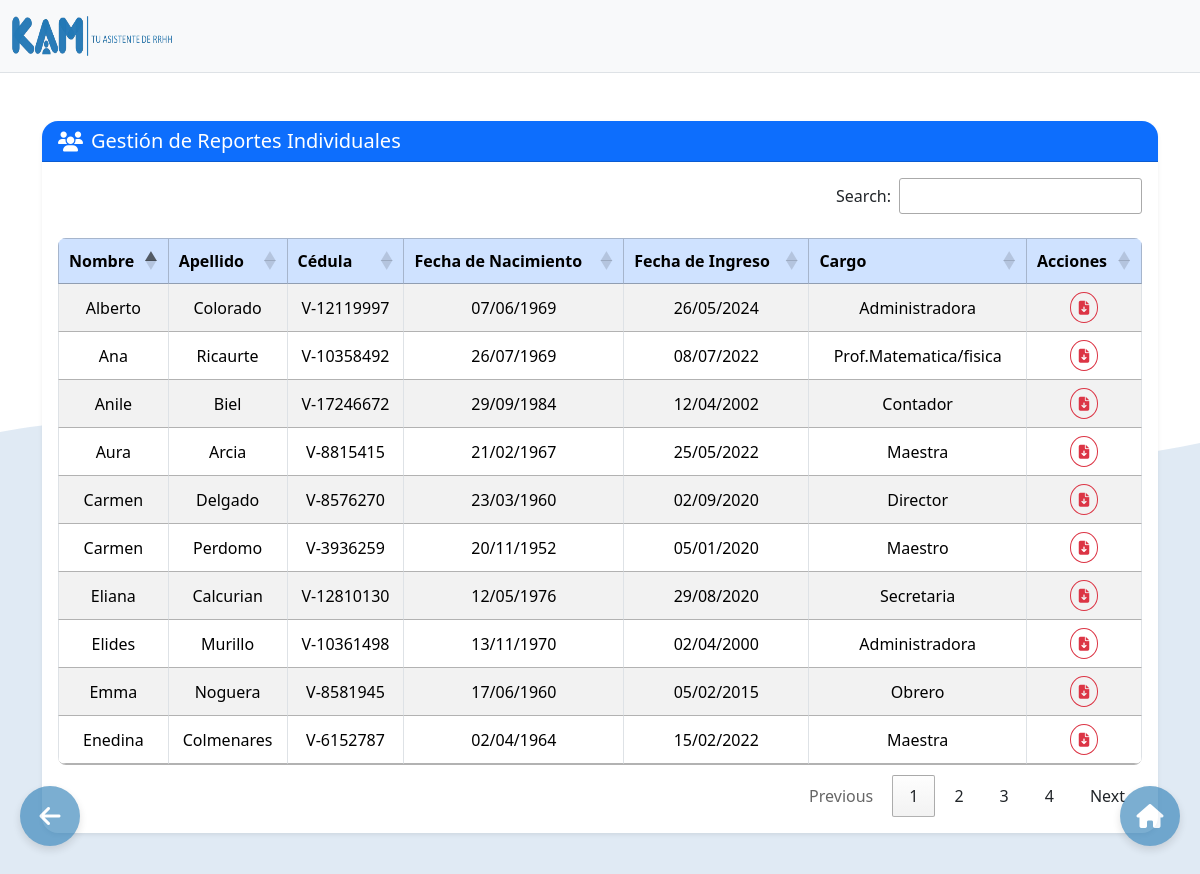
Screenshot of /ReportesIndividuales.php (signed in) with the database file from the repository.
### tables this page shows
CREATE TABLE `persona` (
  `id_personal` int(11) NOT NULL,
  `nombre_personal` varchar(255) NOT NULL,
  `apellido_personal` varchar(255) NOT NULL,
  `cedula_personal` varchar(50) NOT NULL,
  `titulo_personal` varchar(255) NOT NULL,
  `correo_personal` varchar(255) NOT NULL,
  `nacimiento_personal` date NOT NULL,
  `ingreso_personal` date NOT NULL,
  `cargo_personal` varchar(255) NOT NULL,
  `huella_dactilar` mediumblob NOT NULL,
  `nacionalidad_personal` varchar(100) DEFAULT NULL,
  `tipo` enum('Parcial','Tiempo Completo') NOT NULL,
  `activo` tinyint(1) NOT NULL DEFAULT 1
);

### ReportesIndividuales.php (the view, shortened to what this page needs)
<?php
$conn = new mysqli("localhost", "root", "", "base_kam");
$sql = "SELECT id_personal, nombre_personal, apellido_personal, cedula_personal, titulo_personal, correo_personal, nacimiento_personal, ingreso_personal, cargo_personal FROM persona";
$result = $conn->query($sql);
?>
<!DOCTYPE html>
<html lagn="es">
    <head>
        <link rel="stylesheet" href="https://cdn.jsdelivr.net/npm/sweetalert2@11/dist/sweetalert2.min.css">
        <link href="https://cdn.jsdelivr.net/npm/bootstrap@5.3.2/dist/css/bootstrap.min.css" rel="stylesheet">
        <link rel="stylesheet" type="text/css" href="https://cdn.datatables.net/1.11.5/css/jquery.dataTables.css">
        <link rel="stylesheet" href="https://cdnjs.cloudflare.com/ajax/libs/font-awesome/6.5.0/css/all.min.css">
        <link rel="stylesheet" href="https://cdn.datatables.net/1.13.6/css/dataTables.bootstrap5.min.css">
        <link rel="stylesheet" href="Assets/CSS/Reportes.css">
        <link rel="stylesheet" href="Assets/CSS/Asistencia.css">
    </head>
<body>
  <div class="container-fluid py-3 border-bottom">
    <div class="d-flex align-items-center justify-content-between flex-wrap">
      <div class="d-flex align-items-center gap-2">
        <img src="Assets/Images/KAM.png" alt="Logo" width="160" height="40">
      </div>
  </div>
</div>
<div class="container mx-auto my-5">
  <div class="card shadow-sm border-0 rounded-4">
    <div class="card-header bg-primary text-white rounded-top-4 d-flex align-items-center">
      <i class="fas fa-users icon fa-lg me-2"></i>
      <h5 class="mb-0">Gestión de Reportes Individuales</h5>
    </div>
    <div class="card-body rounded-bottom-4">
      <div class="d-flex justify-content-center">
        <div class="table-responsive w-100">
          <table id="miTabla" class="table table-striped table-bordered table-hover align-middle text-center mb-0 rounded-3 overflow-hidden">
            <thead class="table-primary">
              <tr class="mt-4">
                <th>Nombre</th>
                <th>Apellido</th>
                <th>Cédula</th>
                <th>Fecha de Nacimiento</th>
                <th>Fecha de Ingreso</th>
                <th>Cargo</th>
                <th>Acciones</th>
              </tr>
            </thead>
            <tbody>
              <?php
              if ($result->num_rows > 0) {
                while ($row = $result->fetch_assoc()) {
                  echo "<tr>
                          <td>" . htmlspecialchars($row["nombre_personal"]) . "</td>
                          <td>" . htmlspecialchars($row["apellido_personal"]) . "</td>
                          <td>" . htmlspecialchars($row["cedula_personal"]) . "</td>
                          <td>" . date("d/m/Y", strtotime($row['nacimiento_personal'])) . "</td>
                          <td>" . date("d/m/Y", strtotime($row['ingreso_personal'])) . "</td>
                          <td>" . htmlspecialchars($row["cargo_personal"]) . "</td>
                          <td>
                            <a href='PDF/ReporteIndividual.php?id_personal=" . $row["id_personal"] . "' class='btn btn-sm btn-outline-danger rounded-circle' title='Descargar PDF'>
                              <i class='fas fa-file-download'></i>
                            </a>
                          </td>
                        </tr>";
                }
              } else {
                echo "<tr><td colspan='8'>No hay registros</td></tr>";
              }
              ?>
            </tbody>
          </table>
        </div>
      </div>
    </div>
  </div>
</div>
<a href="Inicio.php">
  <div class="floating-button right-button">
    <i class="fas fa-house fa-xl text-white"></i>
  </div>
</a>
<a href="javascript:history.back()">
  <div class="floating-button left-button">
    <i class="fas fa-arrow-left fa-xl text-white"></i>
  </div>
</a>
</body>
</html>

### Assets/CSS/Reportes.css (style rules this page uses)
.container-fluid { position: relative; z-index: 2; background-color: #f8f9fa; backdrop-filter: none; }

### Assets/CSS/Asistencia.css (style rules this page uses)
.floating-button { background-color: #2378b2; opacity: 0.6; border: none; border-radius: 50%; width: 60px; height: 60px; position: fixed; bottom: 35px; right: 20px; cursor: pointer; display: flex; justify-content: center; align-items: center; box-shadow: 0 4px 8px rgba(0, 0, 0, 0.2); transition: opacity 0.3s ease; }

### ReportesIndividuales.php (style rules this page uses)
.floating-button { background-color: #2378b2; opacity: 0.6; border: none; border-radius: 50%; width: 60px; height: 60px; position: fixed; bottom: 35px; cursor: pointer; display: flex; justify-content: center; align-items: center; box-shadow: 0 4px 8px rgba(0, 0, 0, 0.2); transition: opacity 0.3s ease; z-index: 10; }
.right-button { right: 20px; }
.left-button { left: 20px; }

### rows the page displays
persona: nombre_personal "Anile", apellido_personal "Biel", cedula_personal "V-17246672", nacimiento_personal "29/09/1984", ingreso_personal "12/04/2002", cargo_personal "Contador"
persona: nombre_personal "Elides", apellido_personal "Murillo", cedula_personal "V-10361498", nacimiento_personal "13/11/1970", ingreso_personal "02/04/2000", cargo_personal "Administradora"
persona: nombre_personal "Carmen", apellido_personal "Delgado", cedula_personal "V-8576270", nacimiento_personal "23/03/1960", ingreso_personal "02/09/2020", cargo_personal "Director"
persona: nombre_personal "Aura", apellido_personal "Arcia", cedula_personal "V-8815415", nacimiento_personal "21/02/1967", ingreso_personal "25/05/2022", cargo_personal "Maestra"
persona: nombre_personal "Carmen", apellido_personal "Perdomo", cedula_personal "V-3936259", nacimiento_personal "20/11/1952", ingreso_personal "05/01/2020", cargo_personal "Maestro"
persona: nombre_personal "Enedina", apellido_personal "Colmenares", cedula_personal "V-6152787", nacimiento_personal "02/04/1964", ingreso_personal "15/02/2022", cargo_personal "Maestra"
persona: nombre_personal "Emma", apellido_personal "Noguera", cedula_personal "V-8581945", nacimiento_personal "17/06/1960", ingreso_personal "05/02/2015", cargo_personal "Obrero"
persona: nombre_personal "Alberto", apellido_personal "Colorado", cedula_personal "V-12119997", nacimiento_personal "07/06/1969", ingreso_personal "26/05/2024", cargo_personal "Administradora"
persona: nombre_personal "Eliana", apellido_personal "Calcurian", cedula_personal "V-12810130", nacimiento_personal "12/05/1976", ingreso_personal "29/08/2020", cargo_personal "Secretaria"
persona: nombre_personal "Ana", apellido_personal "Ricaurte", cedula_personal "V-10358492", nacimiento_personal "26/07/1969", ingreso_personal "08/07/2022", cargo_personal "Prof.Matematica/fisica"
